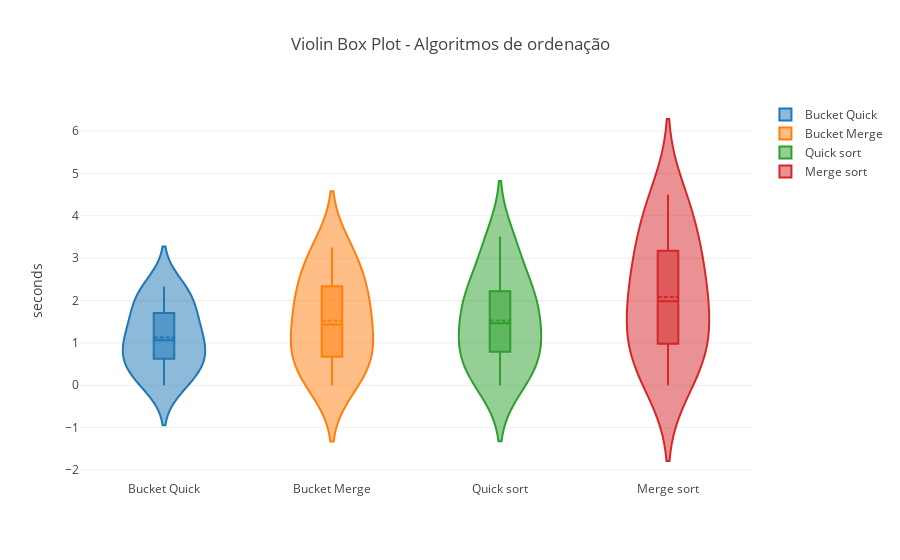

The code cell stored with this chart in its notebook:
### Code cell
algorithms_times = [
    ['Bucket Quick', list(zip(*times))[0]],
    ['Bucket Merge', list(zip(*times))[1]],
    ['Quick sort', list(zip(*times))[2]],
    ['Merge sort', list(zip(*times))[3]]
]

data = []
for algorithm_times in algorithms_times:
    trace = {
        "type": 'violin',
        "x": algorithm_times[0],
        "y": algorithm_times[1],
        "name": algorithm_times[0],
        "box": {
            "visible": True
        },
        "meanline": {
            "visible": True
        }
    }
    
    data.append(trace)
        
fig = {
    "data": data,
    "layout" : {
        "title": "Violin Box Plot - Algoritmos de ordenação",
        "yaxis": {
            "title": 'seconds',
            "zeroline": False,
        }
    }
}

iplot(fig, filename='violin/multiple', validate = False)

### Figure 1 — Plotly figure (JSON) as saved in the notebook; plotly's stock layout.template omitted (floating-point values rounded to 4 significant figures)
{"data": [{"box": {"visible": true}, "meanline": {"visible": true}, "name": "Bucket Quick", "type": "violin", "x": "Bucket Quick", "y": [5.126e-05, 0.2017, 0.298, 0.6314, 0.6234, 0.7824, 0.9625, 1.162, 1.318, 1.553, 1.706, 2.126, 2.126, 2.326]}, {"box": {"visible": true}, "meanline": {"visible": true}, "name": "Bucket Merge", "type": "violin", "x": "Bucket Merge", "y": [4.673e-05, 0.1765, 0.3863, 0.6707, 0.8506, 1.072, 1.319, 1.552, 1.921, 2.097, 2.335, 2.59, 3.251, 3.122]}, {"box": {"visible": true}, "meanline": {"visible": true}, "name": "Quick sort", "type": "violin", "x": "Quick sort", "y": [2.623e-06, 0.1781, 0.3811, 0.7941, 0.8154, 1.028, 1.274, 1.657, 1.777, 2.129, 2.218, 2.481, 3.504, 3.165]}, {"box": {"visible": true}, "meanline": {"visible": true}, "name": "Merge sort", "type": "violin", "x": "Merge sort", "y": [2.861e-06, 0.2449, 0.6336, 0.9823, 1.145, 1.483, 1.783, 2.178, 2.458, 2.826, 3.176, 3.577, 4.497, 4.148]}], "layout": {"title": "Violin Box Plot - Algoritmos de ordenação", "yaxis": {"title": "seconds", "zeroline": false}}}
